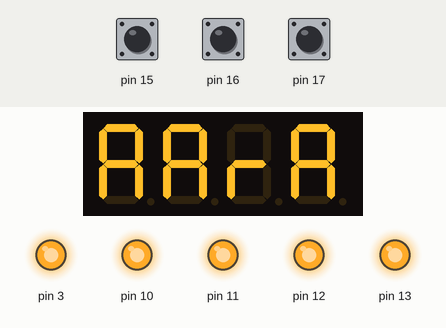
A sketch run on a simulated Arduino Uno, built with avr-gcc and run on an emulated ATmega328P. On the bench: 4-digit seven-segment display, output pins drawn as LEDs (lit = HIGH). The test bench sets the inputs (shaded band); at power-on: pin 15 HIGH, pin 16 HIGH, pin 17 HIGH.

Above: at 0.1 s.
At 2.1 s:
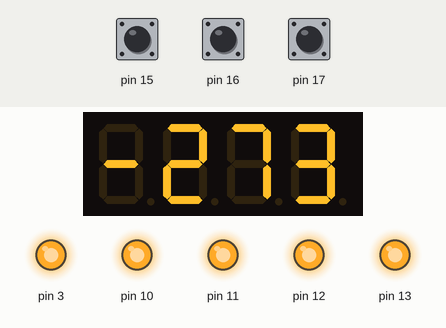
At 4.1 s:
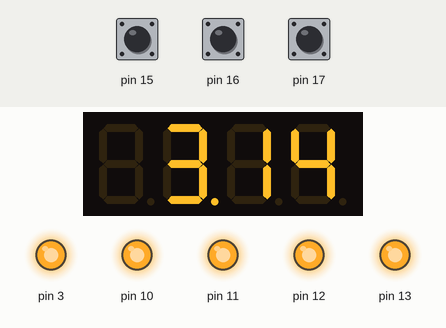

The sketch:

Multifuntion_shield.ino
```cpp
#include <TimerOne.h>
#include <Wire.h>
#include <MultiFuncShield.h>
void setup() {
// put your setup code here, to run once:
  Timer1.initialize();
  MFS.initialize(&Timer1); // initialize multi-function shield library
}
void loop() {
  MFS.write("aarav");
  delay(2000);
  MFS.write(-273);
  delay(2000);
  MFS.write(3.141, 2); // display to 2 decimal places.
  delay(2000);
}
```

Measured:
- by itself, everything shown: repeats every 6.0 s, in 3 steps
- what the display in image 1 shows lasts 2.0 s, from 2.0 s to 4.0 s
